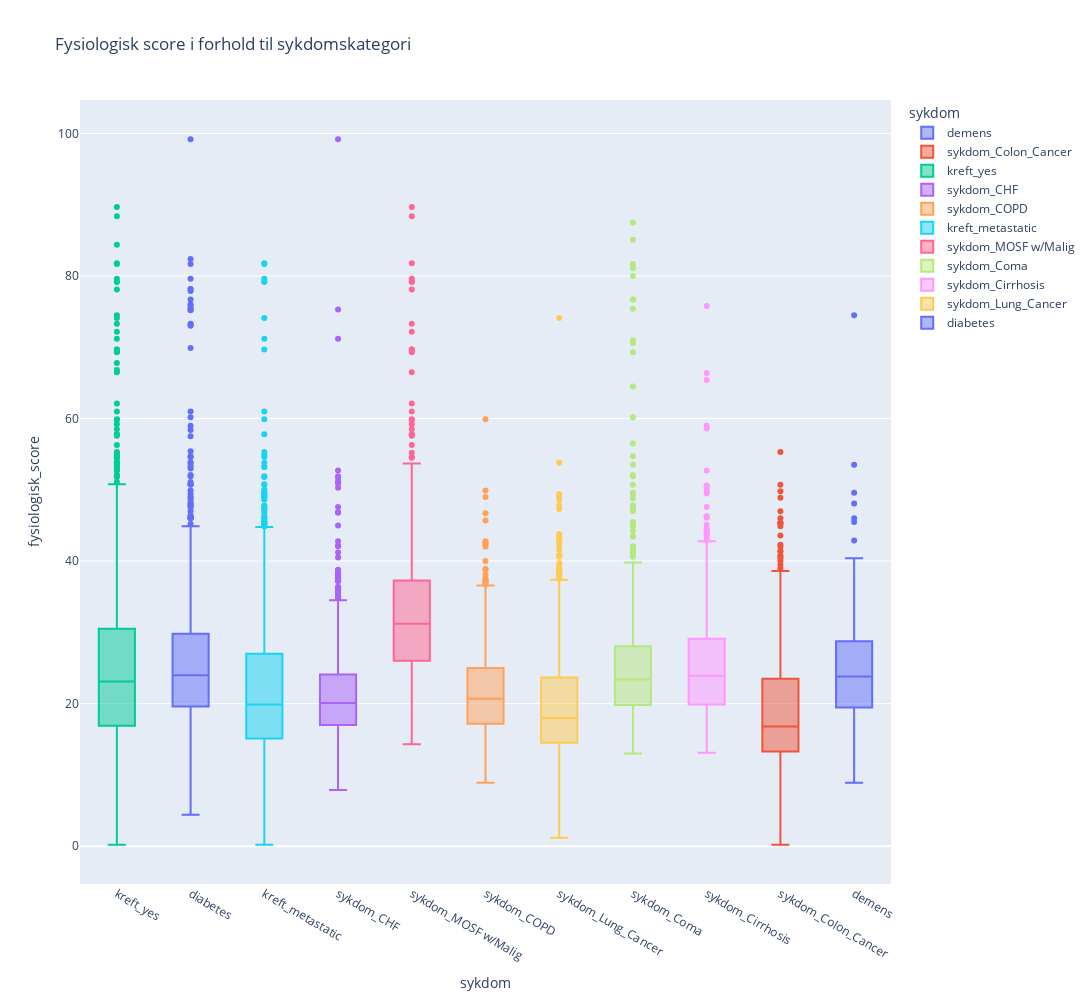

Here is the notebook cell this chart was saved with:
### Markdown cell above
##### Ser at det stemmer at sykdom ARF w sepsis er en sykdom som har tilfeller med høy fysiologisk score, som kan være med på at man er lengre på sykehus. Dette ser man har høy korrelasjon på korrelasjonen vi har laget lengre ned, at oppholdlengden øker med denne sykdommen.

### Code cell
#Sjekker oppholdslengde i forhold til hver sykdomskategori
# Ensure all columns in disease_cols exist in df
disease_cols = { 
       'kreft_metastatic', 'kreft_yes', 'sykdom_ARF/MOSF w/Sepsis',
       'sykdom_CHF', 'sykdom_COPD', 'sykdom_Cirrhosis', 'sykdom_Colon_Cancer',
       'sykdom_Coma', 'sykdom_Lung_Cancer', 'sykdom_MOSF w/Malig', 'diabetes', 
       'demens'
}
disease_cols = [col for col in disease_cols if col in df.columns]

# Smelter dataframen til et langt format
disease_melted = pd.melt(df, 
                         id_vars=['fysiologisk_score'], 
                         value_vars=disease_cols,
                         var_name='sykdom',
                         value_name='har_sykdom'
)
disease_melted = disease_melted[disease_melted['har_sykdom'] == True]

#Plotter oppholdslengde i forhold til sykdomskategori
fig = px.box(disease_melted, 
             x='sykdom', 
             y='fysiologisk_score',
             color='sykdom',
             title='Fysiologisk score i forhold til sykdomskategori',
             labels={'Fysiologisk score': 'Fysiologisk score', 'sykdom':'sykdom'},
             width=1300,
             height=1000
)
fig.update_layout(xaxis={'categoryorder':'total descending'})

### Figure 1 — Plotly figure (JSON) as saved in the notebook; plotly's stock layout.template omitted (floating-point values rounded to 4 significant figures; data arrays with more than 128 entries replaced by an {"elided": "..."} marker saying what was removed)
{"data": [{"alignmentgroup": "True", "hovertemplate": "sykdom=%{x}<br>fysiologisk_score=%{y}<extra></extra>", "legendgroup": "demens", "marker": {"color": "#636efa"}, "name": "demens", "notched": false, "offsetgroup": "demens", "orientation": "v", "showlegend": true, "type": "box", "x": {"elided": "259 str values"}, "x0": " ", "xaxis": "x", "y": {"elided": "259 float values"}, "y0": " ", "yaxis": "y"}, {"alignmentgroup": "True", "hovertemplate": "sykdom=%{x}<br>fysiologisk_score=%{y}<extra></extra>", "legendgroup": "sykdom_Colon_Cancer", "marker": {"color": "#EF553B"}, "name": "sykdom_Colon_Cancer", "notched": false, "offsetgroup": "sykdom_Colon_Cancer", "orientation": "v", "showlegend": true, "type": "box", "x": {"elided": "438 str values"}, "x0": " ", "xaxis": "x", "y": {"elided": "438 float values"}, "y0": " ", "yaxis": "y"}, {"alignmentgroup": "True", "hovertemplate": "sykdom=%{x}<br>fysiologisk_score=%{y}<extra></extra>", "legendgroup": "kreft_yes", "marker": {"color": "#00cc96"}, "name": "kreft_yes", "notched": false, "offsetgroup": "kreft_yes", "orientation": "v", "showlegend": true, "type": "box", "x": {"elided": "2652 str values"}, "x0": " ", "xaxis": "x", "y": {"elided": "2652 float values"}, "y0": " ", "yaxis": "y"}, {"alignmentgroup": "True", "hovertemplate": "sykdom=%{x}<br>fysiologisk_score=%{y}<extra></extra>", "legendgroup": "sykdom_CHF", "marker": {"color": "#ab63fa"}, "name": "sykdom_CHF", "notched": false, "offsetgroup": "sykdom_CHF", "orientation": "v", "showlegend": true, "type": "box", "x": {"elided": "1177 str values"}, "x0": " ", "xaxis": "x", "y": {"elided": "1177 float values"}, "y0": " ", "yaxis": "y"}, {"alignmentgroup": "True", "hovertemplate": "sykdom=%{x}<br>fysiologisk_score=%{y}<extra></extra>", "legendgroup": "sykdom_COPD", "marker": {"color": "#FFA15A"}, "name": "sykdom_COPD", "notched": false, "offsetgroup": "sykdom_COPD", "orientation": "v", "showlegend": true, "type": "box", "x": {"elided": "813 str values"}, "x0": " ", "xaxis": "x", "y": {"elided": "813 float values"}, "y0": " ", "yaxis": "y"}, {"alignmentgroup": "True", "hovertemplate": "sykdom=%{x}<br>fysiologisk_score=%{y}<extra></extra>", "legendgroup": "kreft_metastatic", "marker": {"color": "#19d3f3"}, "name": "kreft_metastatic", "notched": false, "offsetgroup": "kreft_metastatic", "orientation": "v", "showlegend": true, "type": "box", "x": {"elided": "1579 str values"}, "x0": " ", "xaxis": "x", "y": {"elided": "1579 float values"}, "y0": " ", "yaxis": "y"}, {"alignmentgroup": "True", "hovertemplate": "sykdom=%{x}<br>fysiologisk_score=%{y}<extra></extra>", "legendgroup": "sykdom_MOSF w/Malig", "marker": {"color": "#FF6692"}, "name": "sykdom_MOSF w/Malig", "notched": false, "offsetgroup": "sykdom_MOSF w/Malig", "orientation": "v", "showlegend": true, "type": "box", "x": {"elided": "615 str values"}, "x0": " ", "xaxis": "x", "y": {"elided": "615 float values"}, "y0": " ", "yaxis": "y"}, {"alignmentgroup": "True", "hovertemplate": "sykdom=%{x}<br>fysiologisk_score=%{y}<extra></extra>", "legendgroup": "sykdom_Coma", "marker": {"color": "#B6E880"}, "name": "sykdom_Coma", "notched": false, "offsetgroup": "sykdom_Coma", "orientation": "v", "showlegend": true, "type": "box", "x": {"elided": "503 str values"}, "x0": " ", "xaxis": "x", "y": {"elided": "503 float values"}, "y0": " ", "yaxis": "y"}, {"alignmentgroup": "True", "hovertemplate": "sykdom=%{x}<br>fysiologisk_score=%{y}<extra></extra>", "legendgroup": "sykdom_Cirrhosis", "marker": {"color": "#FF97FF"}, "name": "sykdom_Cirrhosis", "notched": false, "offsetgroup": "sykdom_Cirrhosis", "orientation": "v", "showlegend": true, "type": "box", "x": {"elided": "413 str values"}, "x0": " ", "xaxis": "x", "y": {"elided": "413 float values"}, "y0": " ", "yaxis": "y"}, {"alignmentgroup": "True", "hovertemplate": "sykdom=%{x}<br>fysiologisk_score=%{y}<extra></extra>", "legendgroup": "sykdom_Lung_Cancer", "marker": {"color": "#FECB52"}, "name": "sykdom_Lung_Cancer", "notched": false, "offsetgroup": "sykdom_Lung_Cancer", "orientation": "v", "showlegend": true, "type": "box", "x": {"elided": "775 str values"}, "x0": " ", "xaxis": "x", "y": {"elided": "775 float values"}, "y0": " ", "yaxis": "y"}, {"alignmentgroup": "True", "hovertemplate": "sykdom=%{x}<br>fysiologisk_score=%{y}<extra></extra>", "legendgroup": "diabetes", "marker": {"color": "#636efa"}, "name": "diabetes", "notched": false, "offsetgroup": "diabetes", "orientation": "v", "showlegend": true, "type": "box", "x": {"elided": "1518 str values"}, "x0": " ", "xaxis": "x", "y": {"elided": "1518 float values"}, "y0": " ", "yaxis": "y"}], "layout": {"boxmode": "overlay", "height": 1000, "legend": {"title": {"text": "sykdom"}, "tracegroupgap": 0}, "title": {"text": "Fysiologisk score i forhold til sykdomskategori"}, "width": 1300, "xaxis": {"anchor": "y", "categoryarray": ["demens", "sykdom_Colon_Cancer", "kreft_yes", "sykdom_CHF", "sykdom_COPD", "kreft_metastatic", "sykdom_MOSF w/Malig", "sykdom_Coma", "sykdom_Cirrhosis", "sykdom_Lung_Cancer", "diabetes"], "categoryorder": "total descending", "domain": [0, 1], "title": {"text": "sykdom"}}, "yaxis": {"anchor": "x", "domain": [0, 1], "title": {"text": "fysiologisk_score"}}}}
